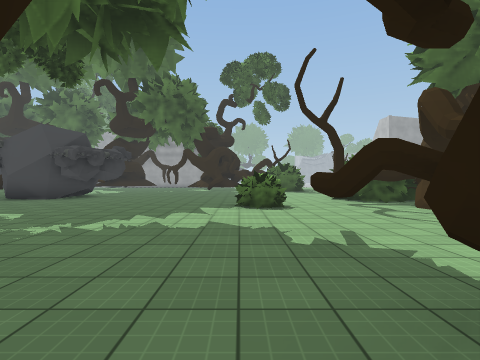
[1] (above)

24 first-person views from a walk through a Unity game level. The camera is 1.5 m above the floor, looks level and sees 80° across. The floor is counted in squares, 2 m on a side. Each view is taken from the middle of a square. On the plan, view 1 faces up. The plan holds only what a view shows up to about 10 squares ahead; the rest is blank. The place goes on beyond the plan. Some animated figures are not drawn. Some surface patterns are stand-ins.

[2]
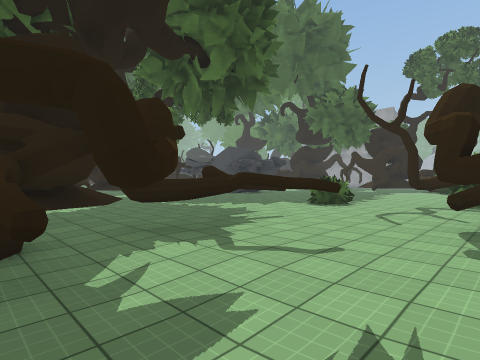

[3]
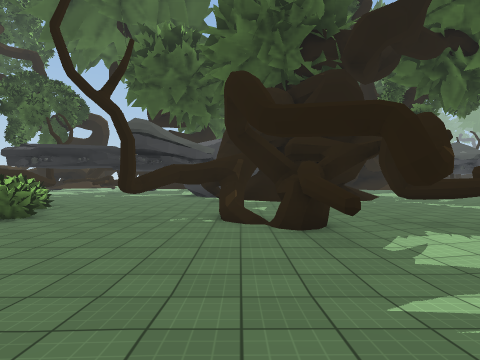

[4]
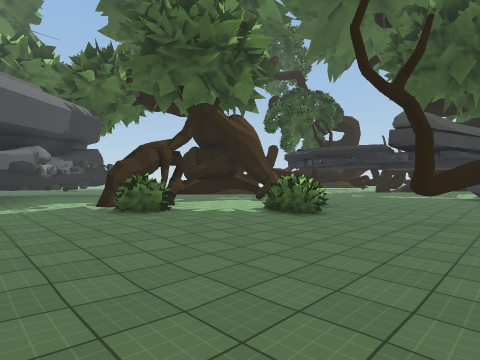

[5]
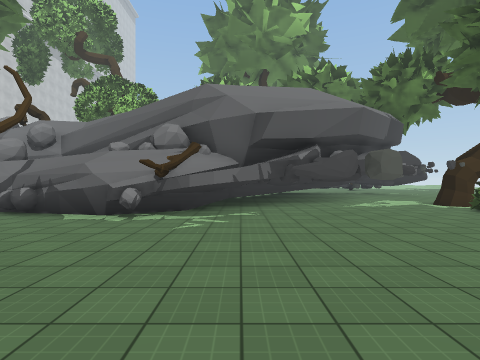

[6]
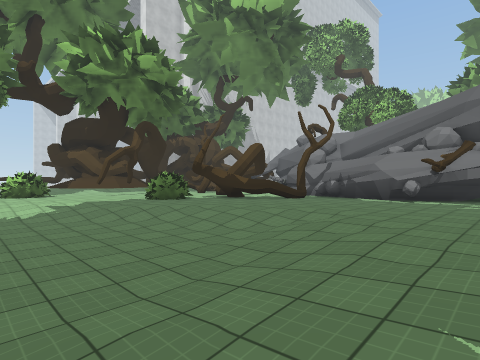

[7]
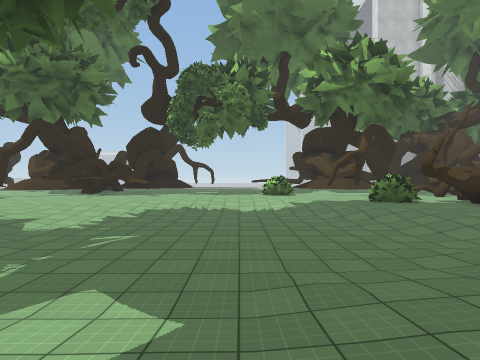

[8]
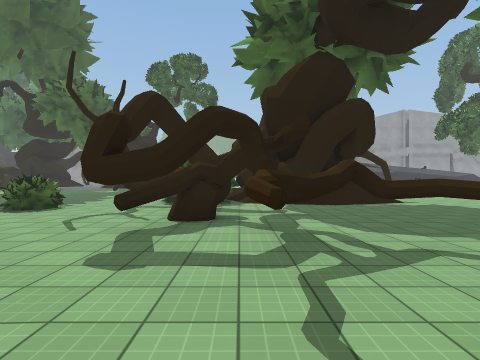

[9]
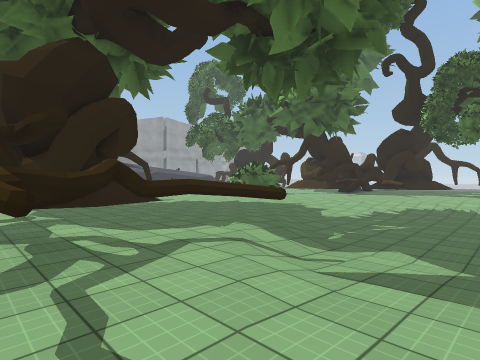

[10]
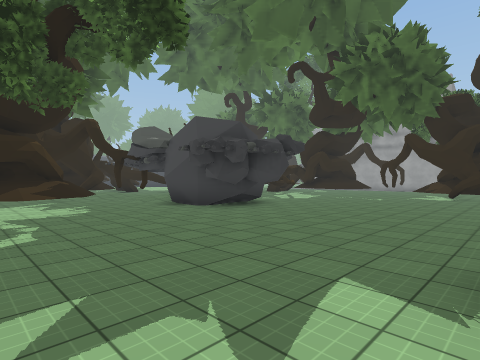

[11]
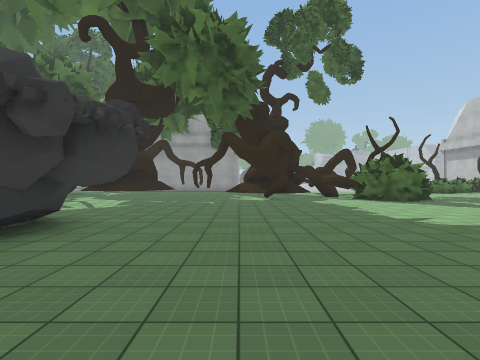

[12]
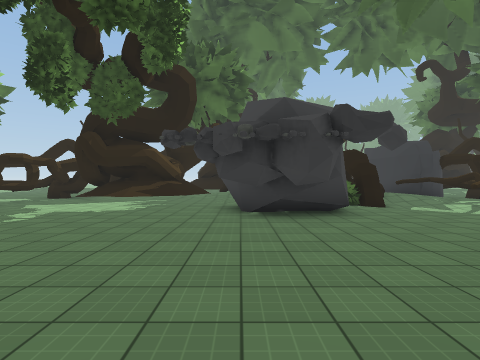

[13]
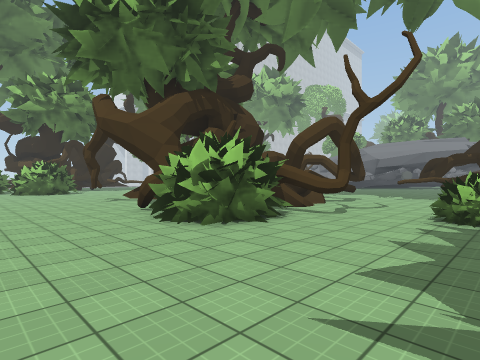

[14]
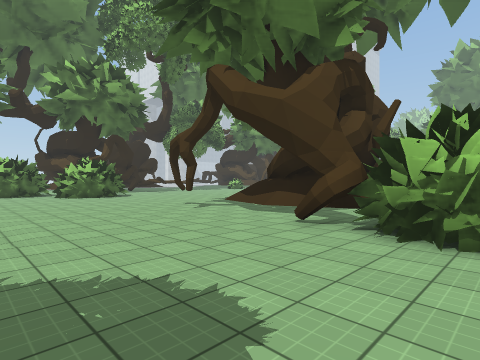

[15]
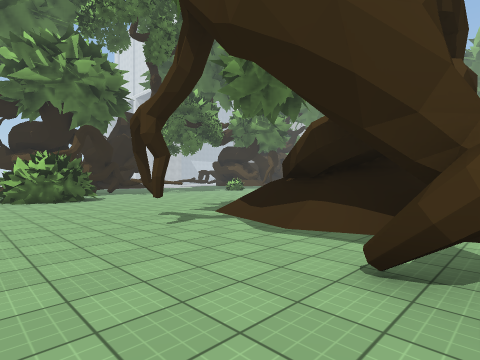

[16]
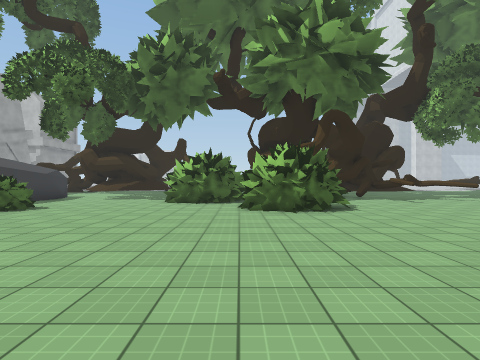

[17]
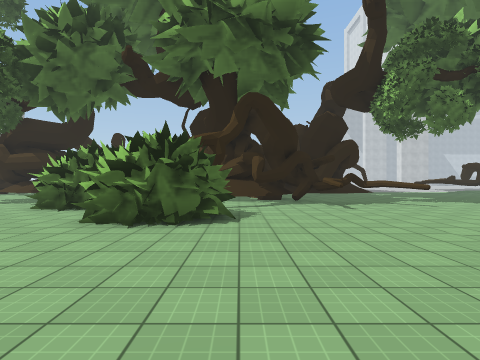

[18]
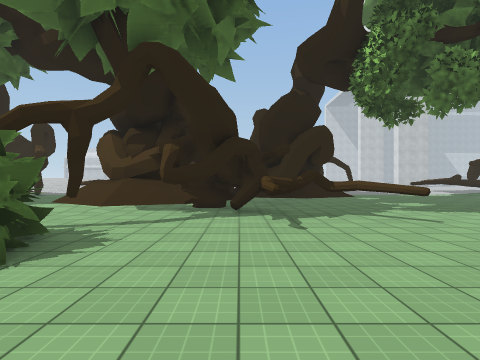

[19]
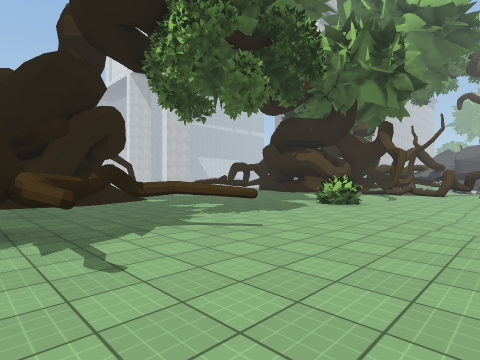

[20]
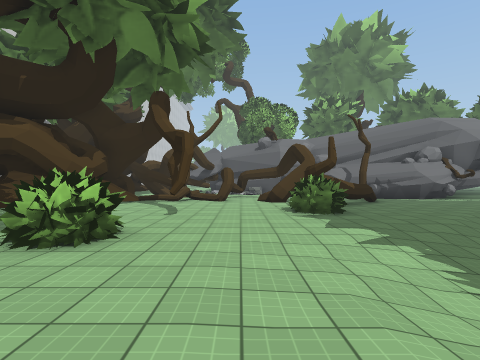

[21]
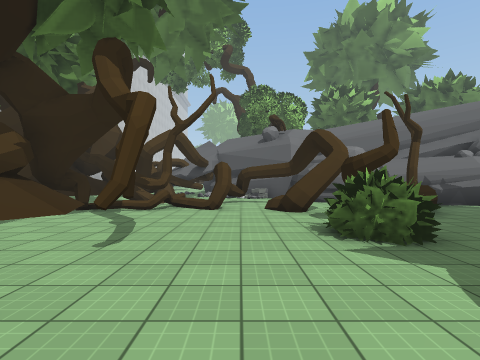

[22]
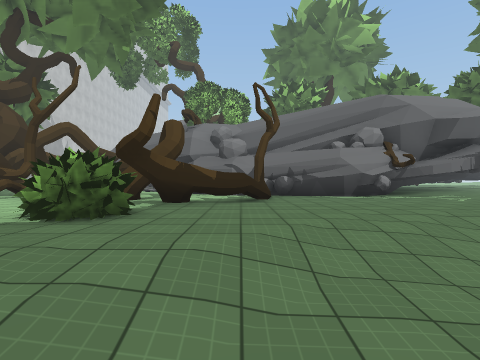

[23]
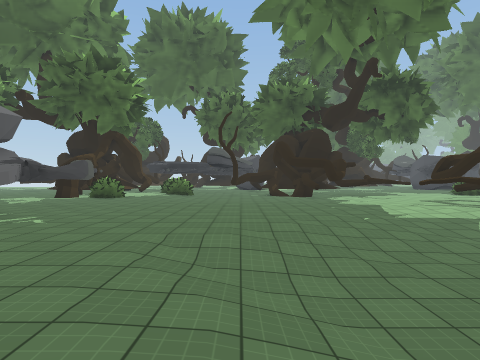

[24]
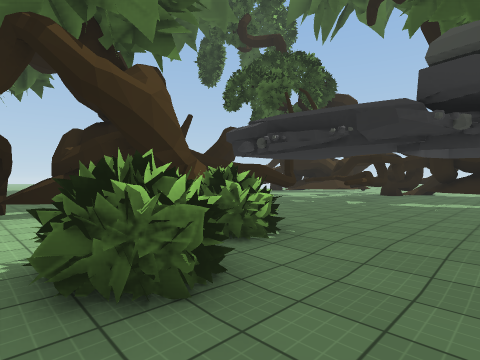

### Floor plan
Key: @ floor where view 1 was taken; # wall or solid block; x gap in a wall; . main floor; - floor 0.25 m lower than the main floor; _ floor 0.5 m lower than the main floor; < floor 0.75 m lower than the main floor; / step, stairs or slope; = window, fence, low wall or low ledge; ^ raised ledge; R rock; B bush; O other object.
Columns run from 11 left of view 1 to 25 right of it. Each row starts with its distance up from view 1.
 17  #.#-........OOO           .B...
 16  //_/...........         .......
 15  O/-/.............../   .......
 14 OOB-..........................OO
 13 O BB..........................OO
 12   B  #......................OO O
 11     ##R....... OO=..........OO .//#
 10   /##R........OOO=#//#......OOO//##
  9  .............=OOO##^/......OO../#
  8 //.........BB.#.#^###/..........###
  7 #/.........BB...####=/.........#####
  6 #//.............###=/......-..#.##.##
  5  /..............#......-///-....#..=#
  4  ....  .....#...###...///_//...#.../#
  3  #.    .....#...####///<<<_//......./
  2  ##    ///..###..#./#/<<<<<//........
  1           #.#..-...//<<<<<<<//.......
  0           #@--#-...//<<<<<<<_/-......
 -1         ######--....//<<<<<<//-.B..
 -2         ^^##----....-//<<<<//...BB
 -3        ##-#------....-//<//-......./
 -4       ..--##-----.....////..B..#..=#
 -5       ...--------....../-...BB...=##
 -6  /.......--------...........x....=#
 -7 #........B-BB---..........=##.....#
 -8  ........BBB..............######=.#
 -9   ##.... ....BB..RR###R##R#   #####
-10    ..##  #...BB.R.R###O#####
-11          #//OOOR..######
-12          ##O  ... ###
-13           #/  ...#
-14               ..##
-15                ##

Positions as (right, up) in squares from view 1, and headings:
1: (0, 0), facing up
2: (5, -1), facing up-left
3: (6, -2), facing left
4: (6, -3), facing down-left
5: (9, -3), facing down
6: (9, 0), facing down-right
7: (8, 0), facing right
8: (6, 0), facing up
9: (6, 0), facing up-right
10: (0, 5), facing up-left
11: (-3, 7), facing up
12: (0, 10), facing left
13: (0, 14), facing down-right
14: (4, 15), facing down-right
15: (6, 13), facing down-right
16: (10, 12), facing right
17: (12, 9), facing right
18: (15, 7), facing right
19: (17, 7), facing down-right
20: (19, 2), facing down
21: (19, -1), facing down
22: (15, -1), facing down
23: (15, -4), facing left
24: (1, -5), facing down-left
